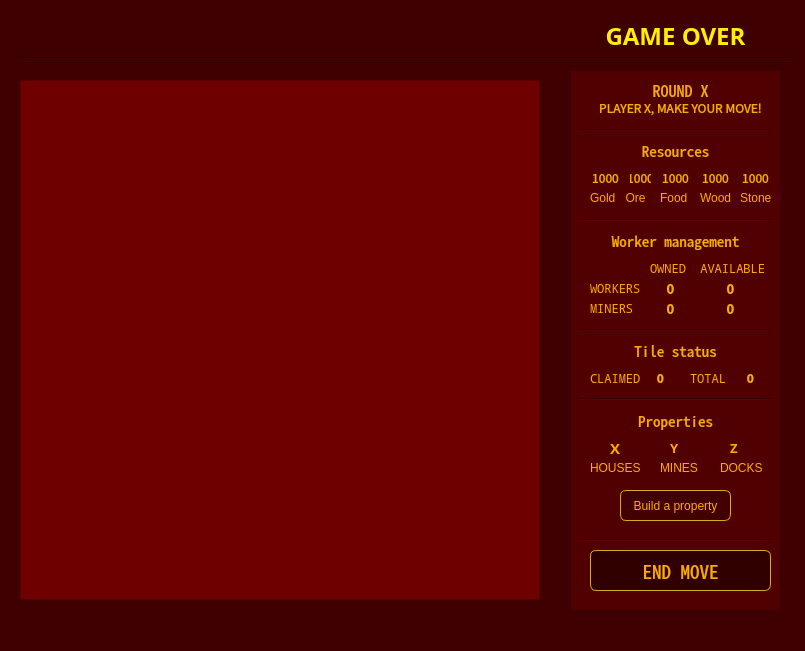
<?xml version="1.0" encoding="UTF-8"?>
<ui version="4.0">
 <class>MapWindow</class>
 <widget class="QMainWindow" name="MapWindow">
  <property name="geometry">
   <rect>
    <x>0</x>
    <y>0</y>
    <width>805</width>
    <height>651</height>
   </rect>
  </property>
  <property name="baseSize">
   <size>
    <width>0</width>
    <height>0</height>
   </size>
  </property>
  <property name="windowTitle">
   <string>MainWindow</string>
  </property>
  <property name="styleSheet">
   <string notr="true">background-color: rgb(62, 0, 0);</string>
  </property>
  <widget class="QWidget" name="centralwidget">
   <widget class="QGraphicsView" name="graphicsView">
    <property name="enabled">
     <bool>true</bool>
    </property>
    <property name="geometry">
     <rect>
      <x>20</x>
      <y>80</y>
      <width>520</width>
      <height>520</height>
     </rect>
    </property>
    <property name="sizePolicy">
     <sizepolicy hsizetype="Expanding" vsizetype="Expanding">
      <horstretch>0</horstretch>
      <verstretch>0</verstretch>
     </sizepolicy>
    </property>
    <property name="baseSize">
     <size>
      <width>500</width>
      <height>500</height>
     </size>
    </property>
    <property name="cursor" stdset="0">
     <cursorShape>PointingHandCursor</cursorShape>
    </property>
    <property name="styleSheet">
     <string notr="true">background-color: rgb(111, 0, 0);
gridline-color: rgb(255, 255, 255);</string>
    </property>
    <property name="sceneRect">
     <rectf>
      <x>0.000000000000000</x>
      <y>0.000000000000000</y>
      <width>0.000000000000000</width>
      <height>0.000000000000000</height>
     </rectf>
    </property>
    <property name="alignment">
     <set>Qt::AlignLeading|Qt::AlignLeft|Qt::AlignTop</set>
    </property>
   </widget>
   <widget class="QLabel" name="title_label">
    <property name="geometry">
     <rect>
      <x>20</x>
      <y>20</y>
      <width>471</width>
      <height>31</height>
     </rect>
    </property>
    <property name="font">
     <font>
      <family>Laksaman</family>
      <pointsize>18</pointsize>
     </font>
    </property>
    <property name="text">
     <string/>
    </property>
    <property name="pixmap">
     <pixmap resource="imageresources.qrc">:/files/gametitle.png</pixmap>
    </property>
   </widget>
   <widget class="Line" name="line_5">
    <property name="geometry">
     <rect>
      <x>20</x>
      <y>50</y>
      <width>771</width>
      <height>16</height>
     </rect>
    </property>
    <property name="orientation">
     <enum>Qt::Horizontal</enum>
    </property>
   </widget>
   <widget class="QFrame" name="frame">
    <property name="geometry">
     <rect>
      <x>570</x>
      <y>70</y>
      <width>211</width>
      <height>541</height>
     </rect>
    </property>
    <property name="styleSheet">
     <string notr="true">background-color: rgb(81, 0, 0);</string>
    </property>
    <property name="frameShape">
     <enum>QFrame::StyledPanel</enum>
    </property>
    <property name="frameShadow">
     <enum>QFrame::Raised</enum>
    </property>
    <widget class="QLabel" name="currentRound_label">
     <property name="geometry">
      <rect>
       <x>60</x>
       <y>10</y>
       <width>101</width>
       <height>20</height>
      </rect>
     </property>
     <property name="font">
      <font>
       <family>Noto Sans Mono CJK TC</family>
       <pointsize>12</pointsize>
      </font>
     </property>
     <property name="styleSheet">
      <string notr="true">color: rgb(255, 170, 0);</string>
     </property>
     <property name="text">
      <string>ROUND X</string>
     </property>
     <property name="alignment">
      <set>Qt::AlignCenter</set>
     </property>
    </widget>
    <widget class="Line" name="line_4">
     <property name="geometry">
      <rect>
       <x>10</x>
       <y>50</y>
       <width>191</width>
       <height>20</height>
      </rect>
     </property>
     <property name="orientation">
      <enum>Qt::Horizontal</enum>
     </property>
    </widget>
    <widget class="QLabel" name="whoseMove_label">
     <property name="geometry">
      <rect>
       <x>20</x>
       <y>30</y>
       <width>181</width>
       <height>16</height>
      </rect>
     </property>
     <property name="font">
      <font>
       <family>Noto Sans CJK JP</family>
      </font>
     </property>
     <property name="styleSheet">
      <string notr="true">color: rgb(255, 170, 0);</string>
     </property>
     <property name="text">
      <string>PLAYER X, MAKE YOUR MOVE!</string>
     </property>
     <property name="alignment">
      <set>Qt::AlignCenter</set>
     </property>
    </widget>
    <widget class="QPushButton" name="end_mv_btn">
     <property name="geometry">
      <rect>
       <x>20</x>
       <y>480</y>
       <width>181</width>
       <height>41</height>
      </rect>
     </property>
     <property name="font">
      <font>
       <family>Noto Sans Mono CJK SC</family>
       <pointsize>14</pointsize>
       <weight>50</weight>
       <bold>false</bold>
      </font>
     </property>
     <property name="styleSheet">
      <string notr="true">
QPushButton {
    background-color: rgb(48, 0, 0);
    color: rgb(255, 170, 0);
    border: 1px solid #d2ad1a; 
    border-radius: 6px;
}

QPushButton:hover {
    background-color: rgb(71, 1, 1);
    color: rgb(255, 170, 0);
    border: 1px solid #d2ad1a; 
    border-radius: 6px;
}

QPushButton:pressed {
    background-color: rgb(48, 0, 0);
    color: rgb(255, 170, 0);
    border: 1px solid #d2ad1a; 
    border-radius: 6px;     
}</string>
     </property>
     <property name="text">
      <string>END MOVE</string>
     </property>
    </widget>
    <widget class="QLabel" name="ore_label_2">
     <property name="geometry">
      <rect>
       <x>40</x>
       <y>120</y>
       <width>51</width>
       <height>16</height>
      </rect>
     </property>
     <property name="styleSheet">
      <string notr="true">color: rgb(255, 170, 0);</string>
     </property>
     <property name="text">
      <string>Ore</string>
     </property>
     <property name="alignment">
      <set>Qt::AlignCenter</set>
     </property>
    </widget>
    <widget class="QLabel" name="stone_label">
     <property name="geometry">
      <rect>
       <x>170</x>
       <y>100</y>
       <width>31</width>
       <height>16</height>
      </rect>
     </property>
     <property name="font">
      <font>
       <family>Noto Sans CJK JP</family>
      </font>
     </property>
     <property name="styleSheet">
      <string notr="true">color: rgb(255, 170, 0);</string>
     </property>
     <property name="text">
      <string>1000</string>
     </property>
     <property name="alignment">
      <set>Qt::AlignCenter</set>
     </property>
    </widget>
    <widget class="QLabel" name="wood_label">
     <property name="geometry">
      <rect>
       <x>130</x>
       <y>100</y>
       <width>31</width>
       <height>16</height>
      </rect>
     </property>
     <property name="font">
      <font>
       <family>Noto Sans CJK JP</family>
      </font>
     </property>
     <property name="styleSheet">
      <string notr="true">color: rgb(255, 170, 0);</string>
     </property>
     <property name="text">
      <string>1000</string>
     </property>
     <property name="alignment">
      <set>Qt::AlignCenter</set>
     </property>
    </widget>
    <widget class="Line" name="line_2">
     <property name="geometry">
      <rect>
       <x>10</x>
       <y>260</y>
       <width>191</width>
       <height>20</height>
      </rect>
     </property>
     <property name="orientation">
      <enum>Qt::Horizontal</enum>
     </property>
    </widget>
    <widget class="QLabel" name="wood_label_2">
     <property name="geometry">
      <rect>
       <x>130</x>
       <y>120</y>
       <width>41</width>
       <height>16</height>
      </rect>
     </property>
     <property name="styleSheet">
      <string notr="true">color: rgb(255, 170, 0);</string>
     </property>
     <property name="text">
      <string>Wood</string>
     </property>
    </widget>
    <widget class="Line" name="line_3">
     <property name="geometry">
      <rect>
       <x>10</x>
       <y>140</y>
       <width>191</width>
       <height>20</height>
      </rect>
     </property>
     <property name="orientation">
      <enum>Qt::Horizontal</enum>
     </property>
    </widget>
    <widget class="Line" name="line">
     <property name="geometry">
      <rect>
       <x>10</x>
       <y>460</y>
       <width>191</width>
       <height>20</height>
      </rect>
     </property>
     <property name="orientation">
      <enum>Qt::Horizontal</enum>
     </property>
    </widget>
    <widget class="QLabel" name="ore_label">
     <property name="geometry">
      <rect>
       <x>60</x>
       <y>100</y>
       <width>21</width>
       <height>16</height>
      </rect>
     </property>
     <property name="font">
      <font>
       <family>Noto Sans CJK JP</family>
      </font>
     </property>
     <property name="styleSheet">
      <string notr="true">color: rgb(255, 170, 0);</string>
     </property>
     <property name="text">
      <string>1000</string>
     </property>
     <property name="alignment">
      <set>Qt::AlignCenter</set>
     </property>
    </widget>
    <widget class="QLabel" name="food_label">
     <property name="geometry">
      <rect>
       <x>90</x>
       <y>100</y>
       <width>31</width>
       <height>16</height>
      </rect>
     </property>
     <property name="font">
      <font>
       <family>Noto Sans CJK JP</family>
       <pointsize>9</pointsize>
      </font>
     </property>
     <property name="styleSheet">
      <string notr="true">color: rgb(255, 170, 0);</string>
     </property>
     <property name="text">
      <string>1000</string>
     </property>
     <property name="alignment">
      <set>Qt::AlignCenter</set>
     </property>
    </widget>
    <widget class="QPushButton" name="add_building_btn">
     <property name="geometry">
      <rect>
       <x>50</x>
       <y>420</y>
       <width>111</width>
       <height>31</height>
      </rect>
     </property>
     <property name="styleSheet">
      <string notr="true">
QPushButton {
    background-color: #420000;
    color: rgb(255, 170, 0);
    border: 1px solid #d2ad1a; 
    border-radius: 6px;
}

QPushButton:hover {
    background-color: #590000;
    color: rgb(255, 170, 0);
    border: 1px solid #d2ad1a; 
    border-radius: 6px;
}

QPushButton:pressed {
    background-color: #420000;
    color: rgb(255, 170, 0);
    border: 1px solid #d2ad1a; 
    border-radius: 6px;     
}</string>
     </property>
     <property name="text">
      <string>Build a property</string>
     </property>
    </widget>
    <widget class="QLabel" name="Resources_label">
     <property name="geometry">
      <rect>
       <x>10</x>
       <y>70</y>
       <width>191</width>
       <height>20</height>
      </rect>
     </property>
     <property name="font">
      <font>
       <family>Noto Sans Mono CJK JP</family>
       <pointsize>11</pointsize>
      </font>
     </property>
     <property name="styleSheet">
      <string notr="true">color: rgb(255, 170, 0);</string>
     </property>
     <property name="text">
      <string>Resources</string>
     </property>
     <property name="alignment">
      <set>Qt::AlignCenter</set>
     </property>
    </widget>
    <widget class="QLabel" name="stone_label_2">
     <property name="geometry">
      <rect>
       <x>170</x>
       <y>120</y>
       <width>41</width>
       <height>16</height>
      </rect>
     </property>
     <property name="styleSheet">
      <string notr="true">color: rgb(255, 170, 0);</string>
     </property>
     <property name="text">
      <string>Stone</string>
     </property>
    </widget>
    <widget class="QLabel" name="gold_label_2">
     <property name="geometry">
      <rect>
       <x>20</x>
       <y>120</y>
       <width>31</width>
       <height>16</height>
      </rect>
     </property>
     <property name="styleSheet">
      <string notr="true">color: rgb(255, 170, 0);</string>
     </property>
     <property name="text">
      <string>Gold</string>
     </property>
    </widget>
    <widget class="QLabel" name="food_label_2">
     <property name="geometry">
      <rect>
       <x>90</x>
       <y>120</y>
       <width>31</width>
       <height>16</height>
      </rect>
     </property>
     <property name="styleSheet">
      <string notr="true">color: rgb(255, 170, 0);</string>
     </property>
     <property name="text">
      <string>Food</string>
     </property>
    </widget>
    <widget class="QLabel" name="gold_label">
     <property name="geometry">
      <rect>
       <x>20</x>
       <y>100</y>
       <width>31</width>
       <height>16</height>
      </rect>
     </property>
     <property name="font">
      <font>
       <family>Noto Sans CJK JP</family>
       <pointsize>9</pointsize>
       <weight>50</weight>
       <bold>false</bold>
      </font>
     </property>
     <property name="styleSheet">
      <string notr="true">color: rgb(255, 170, 0);</string>
     </property>
     <property name="text">
      <string>1000</string>
     </property>
     <property name="alignment">
      <set>Qt::AlignCenter</set>
     </property>
    </widget>
    <widget class="QLabel" name="total_workers_lbl">
     <property name="geometry">
      <rect>
       <x>80</x>
       <y>210</y>
       <width>41</width>
       <height>16</height>
      </rect>
     </property>
     <property name="font">
      <font>
       <family>Noto Sans CJK JP</family>
       <pointsize>10</pointsize>
       <weight>75</weight>
       <bold>true</bold>
      </font>
     </property>
     <property name="styleSheet">
      <string notr="true">color: rgb(255, 170, 0);</string>
     </property>
     <property name="text">
      <string>0</string>
     </property>
     <property name="alignment">
      <set>Qt::AlignCenter</set>
     </property>
    </widget>
    <widget class="QLabel" name="properties_label">
     <property name="geometry">
      <rect>
       <x>10</x>
       <y>340</y>
       <width>191</width>
       <height>20</height>
      </rect>
     </property>
     <property name="font">
      <font>
       <family>Noto Sans Mono CJK JP</family>
       <pointsize>11</pointsize>
      </font>
     </property>
     <property name="styleSheet">
      <string notr="true">color: rgb(255, 170, 0);</string>
     </property>
     <property name="text">
      <string>Properties</string>
     </property>
     <property name="alignment">
      <set>Qt::AlignCenter</set>
     </property>
    </widget>
    <widget class="Line" name="line_6">
     <property name="geometry">
      <rect>
       <x>10</x>
       <y>319</y>
       <width>191</width>
       <height>21</height>
      </rect>
     </property>
     <property name="orientation">
      <enum>Qt::Horizontal</enum>
     </property>
    </widget>
    <widget class="QLabel" name="worker_mgmnt_label">
     <property name="geometry">
      <rect>
       <x>10</x>
       <y>160</y>
       <width>191</width>
       <height>20</height>
      </rect>
     </property>
     <property name="font">
      <font>
       <family>Noto Sans Mono CJK JP</family>
       <pointsize>11</pointsize>
      </font>
     </property>
     <property name="styleSheet">
      <string notr="true">color: rgb(255, 170, 0);</string>
     </property>
     <property name="text">
      <string>Worker management</string>
     </property>
     <property name="alignment">
      <set>Qt::AlignCenter</set>
     </property>
    </widget>
    <widget class="QLabel" name="houses_label">
     <property name="geometry">
      <rect>
       <x>20</x>
       <y>390</y>
       <width>51</width>
       <height>16</height>
      </rect>
     </property>
     <property name="styleSheet">
      <string notr="true">color: rgb(255, 170, 0);</string>
     </property>
     <property name="text">
      <string>HOUSES</string>
     </property>
    </widget>
    <widget class="QLabel" name="mines_label">
     <property name="geometry">
      <rect>
       <x>90</x>
       <y>390</y>
       <width>81</width>
       <height>16</height>
      </rect>
     </property>
     <property name="styleSheet">
      <string notr="true">color: rgb(255, 170, 0);</string>
     </property>
     <property name="text">
      <string>MINES</string>
     </property>
    </widget>
    <widget class="QLabel" name="docks_label">
     <property name="geometry">
      <rect>
       <x>150</x>
       <y>390</y>
       <width>51</width>
       <height>16</height>
      </rect>
     </property>
     <property name="styleSheet">
      <string notr="true">color: rgb(255, 170, 0);</string>
     </property>
     <property name="text">
      <string>DOCKS</string>
     </property>
    </widget>
    <widget class="QLabel" name="houses_amt_label">
     <property name="geometry">
      <rect>
       <x>40</x>
       <y>370</y>
       <width>21</width>
       <height>16</height>
      </rect>
     </property>
     <property name="font">
      <font>
       <family>Noto Sans Mono CJK TC Bold</family>
       <pointsize>11</pointsize>
       <weight>75</weight>
       <bold>true</bold>
      </font>
     </property>
     <property name="styleSheet">
      <string notr="true">color: rgb(255, 170, 0);</string>
     </property>
     <property name="text">
      <string>X</string>
     </property>
    </widget>
    <widget class="QLabel" name="mines_amt_label">
     <property name="geometry">
      <rect>
       <x>100</x>
       <y>370</y>
       <width>21</width>
       <height>16</height>
      </rect>
     </property>
     <property name="font">
      <font>
       <family>Noto Sans Mono CJK SC Bold</family>
       <pointsize>10</pointsize>
       <weight>75</weight>
       <bold>true</bold>
      </font>
     </property>
     <property name="styleSheet">
      <string notr="true">color: rgb(255, 170, 0);</string>
     </property>
     <property name="text">
      <string>Y</string>
     </property>
    </widget>
    <widget class="QLabel" name="docks_amt_label">
     <property name="geometry">
      <rect>
       <x>160</x>
       <y>370</y>
       <width>21</width>
       <height>16</height>
      </rect>
     </property>
     <property name="font">
      <font>
       <family>Noto Sans Mono CJK SC Bold</family>
       <pointsize>10</pointsize>
       <weight>75</weight>
       <bold>true</bold>
      </font>
     </property>
     <property name="styleSheet">
      <string notr="true">color: rgb(255, 170, 0);</string>
     </property>
     <property name="text">
      <string>Z</string>
     </property>
    </widget>
    <widget class="QLabel" name="tile_status_label">
     <property name="geometry">
      <rect>
       <x>10</x>
       <y>270</y>
       <width>191</width>
       <height>20</height>
      </rect>
     </property>
     <property name="font">
      <font>
       <family>Noto Sans Mono CJK JP</family>
       <pointsize>11</pointsize>
      </font>
     </property>
     <property name="styleSheet">
      <string notr="true">color: rgb(255, 170, 0);</string>
     </property>
     <property name="text">
      <string>Tile status</string>
     </property>
     <property name="alignment">
      <set>Qt::AlignCenter</set>
     </property>
    </widget>
    <widget class="QLabel" name="claimed_label">
     <property name="geometry">
      <rect>
       <x>20</x>
       <y>300</y>
       <width>61</width>
       <height>16</height>
      </rect>
     </property>
     <property name="font">
      <font>
       <family>Noto Mono</family>
      </font>
     </property>
     <property name="styleSheet">
      <string notr="true">color: rgb(255, 170, 0);</string>
     </property>
     <property name="text">
      <string>CLAIMED</string>
     </property>
    </widget>
    <widget class="QLabel" name="total_label">
     <property name="geometry">
      <rect>
       <x>120</x>
       <y>300</y>
       <width>51</width>
       <height>16</height>
      </rect>
     </property>
     <property name="font">
      <font>
       <family>Noto Mono</family>
      </font>
     </property>
     <property name="styleSheet">
      <string notr="true">color: rgb(255, 170, 0);</string>
     </property>
     <property name="text">
      <string>TOTAL</string>
     </property>
    </widget>
    <widget class="QLabel" name="claimed_tiles_lbl">
     <property name="geometry">
      <rect>
       <x>80</x>
       <y>300</y>
       <width>21</width>
       <height>16</height>
      </rect>
     </property>
     <property name="font">
      <font>
       <family>Noto Sans CJK JP</family>
       <weight>75</weight>
       <bold>true</bold>
      </font>
     </property>
     <property name="styleSheet">
      <string notr="true">color: rgb(255, 170, 0);</string>
     </property>
     <property name="text">
      <string>0</string>
     </property>
     <property name="alignment">
      <set>Qt::AlignCenter</set>
     </property>
    </widget>
    <widget class="QLabel" name="total_tiles_lbl">
     <property name="geometry">
      <rect>
       <x>170</x>
       <y>300</y>
       <width>21</width>
       <height>16</height>
      </rect>
     </property>
     <property name="font">
      <font>
       <family>Noto Sans CJK JP</family>
       <weight>75</weight>
       <bold>true</bold>
      </font>
     </property>
     <property name="styleSheet">
      <string notr="true">color: rgb(255, 170, 0);</string>
     </property>
     <property name="text">
      <string>0</string>
     </property>
     <property name="alignment">
      <set>Qt::AlignCenter</set>
     </property>
    </widget>
    <widget class="QLabel" name="claimed_label_2">
     <property name="geometry">
      <rect>
       <x>20</x>
       <y>210</y>
       <width>61</width>
       <height>16</height>
      </rect>
     </property>
     <property name="font">
      <font>
       <family>Noto Mono</family>
      </font>
     </property>
     <property name="styleSheet">
      <string notr="true">color: rgb(255, 170, 0);</string>
     </property>
     <property name="text">
      <string>WORKERS</string>
     </property>
    </widget>
    <widget class="QLabel" name="claimed_label_3">
     <property name="geometry">
      <rect>
       <x>80</x>
       <y>190</y>
       <width>121</width>
       <height>16</height>
      </rect>
     </property>
     <property name="font">
      <font>
       <family>Noto Mono</family>
      </font>
     </property>
     <property name="styleSheet">
      <string notr="true">color: rgb(255, 170, 0);</string>
     </property>
     <property name="text">
      <string>OWNED  AVAILABLE</string>
     </property>
    </widget>
    <widget class="QLabel" name="claimed_label_4">
     <property name="geometry">
      <rect>
       <x>20</x>
       <y>230</y>
       <width>61</width>
       <height>16</height>
      </rect>
     </property>
     <property name="font">
      <font>
       <family>Noto Mono</family>
      </font>
     </property>
     <property name="styleSheet">
      <string notr="true">color: rgb(255, 170, 0);</string>
     </property>
     <property name="text">
      <string>MINERS</string>
     </property>
    </widget>
    <widget class="QLabel" name="total_miners_lbl">
     <property name="geometry">
      <rect>
       <x>80</x>
       <y>230</y>
       <width>41</width>
       <height>16</height>
      </rect>
     </property>
     <property name="font">
      <font>
       <family>Noto Sans CJK JP</family>
       <pointsize>10</pointsize>
       <weight>75</weight>
       <bold>true</bold>
      </font>
     </property>
     <property name="styleSheet">
      <string notr="true">color: rgb(255, 170, 0);</string>
     </property>
     <property name="text">
      <string>0</string>
     </property>
     <property name="alignment">
      <set>Qt::AlignCenter</set>
     </property>
    </widget>
    <widget class="QLabel" name="available_workers_lbl">
     <property name="geometry">
      <rect>
       <x>130</x>
       <y>210</y>
       <width>61</width>
       <height>16</height>
      </rect>
     </property>
     <property name="font">
      <font>
       <family>Noto Sans CJK JP</family>
       <pointsize>10</pointsize>
       <weight>75</weight>
       <bold>true</bold>
      </font>
     </property>
     <property name="styleSheet">
      <string notr="true">color: rgb(255, 170, 0);</string>
     </property>
     <property name="text">
      <string>0</string>
     </property>
     <property name="alignment">
      <set>Qt::AlignCenter</set>
     </property>
    </widget>
    <widget class="QLabel" name="available_miners_lbl">
     <property name="geometry">
      <rect>
       <x>130</x>
       <y>230</y>
       <width>61</width>
       <height>16</height>
      </rect>
     </property>
     <property name="font">
      <font>
       <family>Noto Sans CJK JP</family>
       <pointsize>10</pointsize>
       <weight>75</weight>
       <bold>true</bold>
      </font>
     </property>
     <property name="styleSheet">
      <string notr="true">color: rgb(255, 170, 0);</string>
     </property>
     <property name="text">
      <string>0</string>
     </property>
     <property name="alignment">
      <set>Qt::AlignCenter</set>
     </property>
    </widget>
    <widget class="Line" name="line_7">
     <property name="geometry">
      <rect>
       <x>10</x>
       <y>250</y>
       <width>191</width>
       <height>20</height>
      </rect>
     </property>
     <property name="orientation">
      <enum>Qt::Horizontal</enum>
     </property>
    </widget>
   </widget>
   <widget class="QLabel" name="game_over_lbl">
    <property name="geometry">
     <rect>
      <x>570</x>
      <y>20</y>
      <width>211</width>
      <height>31</height>
     </rect>
    </property>
    <property name="font">
     <font>
      <family>Noto Sans CJK JP Bold</family>
      <pointsize>18</pointsize>
      <weight>75</weight>
      <bold>true</bold>
     </font>
    </property>
    <property name="styleSheet">
     <string notr="true">color: rgb(255, 239, 6);</string>
    </property>
    <property name="text">
     <string>GAME OVER</string>
    </property>
    <property name="alignment">
     <set>Qt::AlignCenter</set>
    </property>
   </widget>
   <zorder>frame</zorder>
   <zorder>graphicsView</zorder>
   <zorder>title_label</zorder>
   <zorder>line_5</zorder>
   <zorder>game_over_lbl</zorder>
  </widget>
  <widget class="QMenuBar" name="menubar">
   <property name="geometry">
    <rect>
     <x>0</x>
     <y>0</y>
     <width>805</width>
     <height>20</height>
    </rect>
   </property>
  </widget>
  <widget class="QStatusBar" name="statusbar"/>
 </widget>
 <resources>
  <include location="imageresources.qrc"/>
 </resources>
 <connections/>
</ui>
